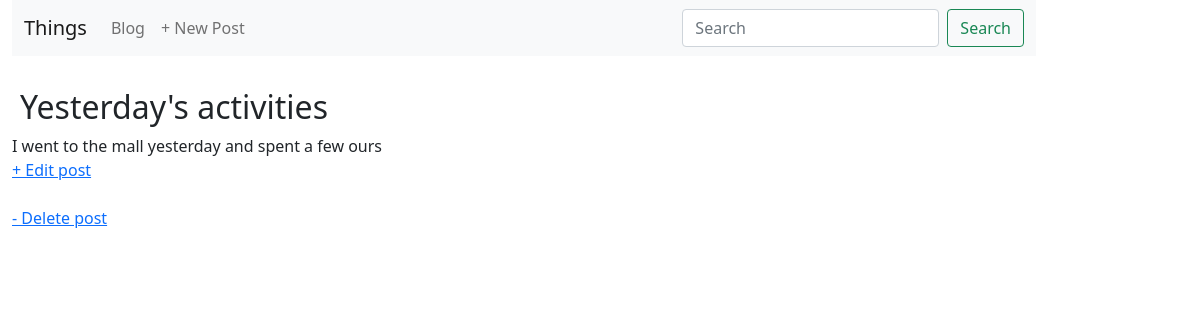
The app's page /post/1/ with its own data.
### blog/models.py (models this page shows, shortened)
class Post(models.Model):
    title = models.CharField(max_length=255)
    author = models.ForeignKey('auth.user',on_delete=models.CASCADE)
    body = models.TextField()

### blog/views.py (the view)
# urls.py: path('post/<int:pk>/',BlogDetailView.as_view(),name='post_detail'),
class BlogDetailView(DetailView):
    model= Post
    template_name = 'post_detail.html'

### templates/post_detail.html
{% extends 'base.html' %}
{% block content %}
<div class="post-entry">
  <h2>{{post.title}}</h2>
  <p>{{post.body}}</p>
<a href="{% url 'post_edit' post.pk %}">+ Edit post</a> <br> <br>
<a href="{% url 'post_delete' post.pk %}">- Delete post</a>
</div>
{% endblock %}

### static/css/base.css (style rules this page uses)
.post-entry { margin-bottom: 2rem; }
.post-entry h2 { margin: 0.5rem; }
.post-entry p { margin: 0; font-weight: 400; }

### records on screen
Post: title "Yesterday's activities", body "I went to the mall yesterday and spent a few ours"
